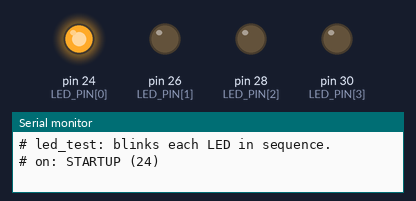
This sketch was run on a simulated Arduino Mega 2560, built with avr-gcc and run on an emulated ATmega2560. Shown: output pins drawn as LEDs (lit = HIGH), the last lines printed to the serial monitor.

Above: at 0.2 s.
At 1.4 s:
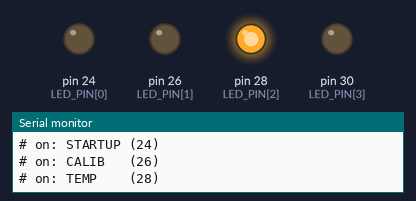
At 2.0 s:
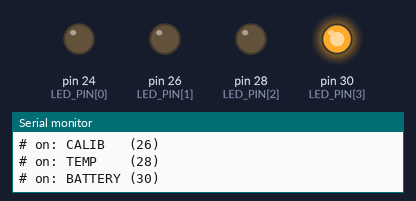
At 3.6 s:
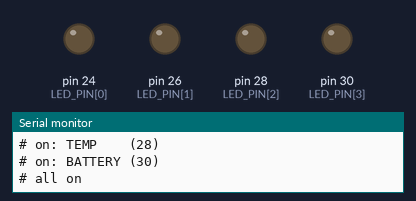
At 4.7 s:
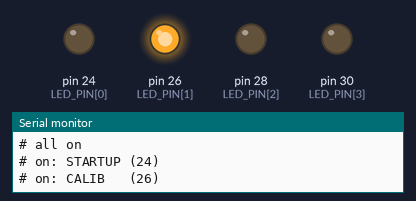
At 6.8 s:
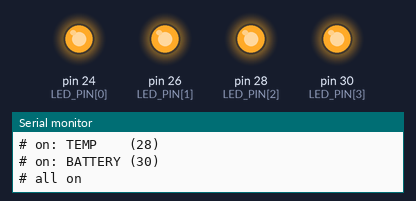
Timing chart, 0 to 9.0 s (numbered marks = the images above):
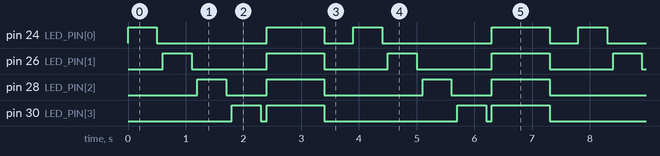

Measured:
- by itself, pin 24 (LED_PIN[0]): repeats every 3.9 s: LOW 1.9 s, HIGH 1.0 s, LOW 0.50 s, HIGH 0.50 s
- by itself, pin 26 (LED_PIN[1]): repeats every 3.9 s: LOW 1.3 s, HIGH 1.0 s, LOW 1.1 s, HIGH 0.50 s
- by itself, pin 28 (LED_PIN[2]): repeats every 3.9 s: LOW 0.70 s, HIGH 1.0 s, LOW 1.7 s, HIGH 0.50 s
- by itself, pin 30 (LED_PIN[3]): repeats every 3.9 s: LOW 0.10 s, HIGH 1.0 s, LOW 2.3 s, HIGH 0.50 s

The sketch:

led_test.ino
```cpp
// Quick wiring sanity check for the 4 status LEDs on pins 24, 26, 28, 30.
//
// Each pass: lights LED 24 alone for 0.5 s, then 26, then 28, then 30. Then
// all four together for 1 s, then all off for 0.5 s. Repeats forever.
//
// Verifies:
//   - correct pin -> LED mapping (you'll see them light in order)
//   - LED polarity (if a particular LED never lights, its anode/cathode is
//     reversed)
//   - resistor in series (no smoke, current limited)
//   - common ground with Mega
//
// Upload via USB:
//   arduino-cli compile --fqbn arduino:avr:mega led_test/
//   arduino-cli upload  -p /dev/ttyACM0 --fqbn arduino:avr:mega led_test/

static const uint8_t LED_PIN[4] = { 24, 26, 28, 30 };
static const char*   LED_NAME[4] = { "STARTUP (24)",
                                     "CALIB   (26)",
                                     "TEMP    (28)",
                                     "BATTERY (30)" };

void setup() {
  Serial.begin(115200);
  for (uint8_t i = 0; i < 4; i++) {
    pinMode(LED_PIN[i], OUTPUT);
    digitalWrite(LED_PIN[i], LOW);
  }
  Serial.println(F("# led_test: blinks each LED in sequence."));
}

void loop() {
  for (uint8_t i = 0; i < 4; i++) {
    Serial.print(F("# on: ")); Serial.println(LED_NAME[i]);
    digitalWrite(LED_PIN[i], HIGH);
    delay(500);
    digitalWrite(LED_PIN[i], LOW);
    delay(100);
  }
  // All four together so you can see they share GND properly.
  Serial.println(F("# all on"));
  for (uint8_t i = 0; i < 4; i++) digitalWrite(LED_PIN[i], HIGH);
  delay(1000);
  for (uint8_t i = 0; i < 4; i++) digitalWrite(LED_PIN[i], LOW);
  delay(500);
}
```
